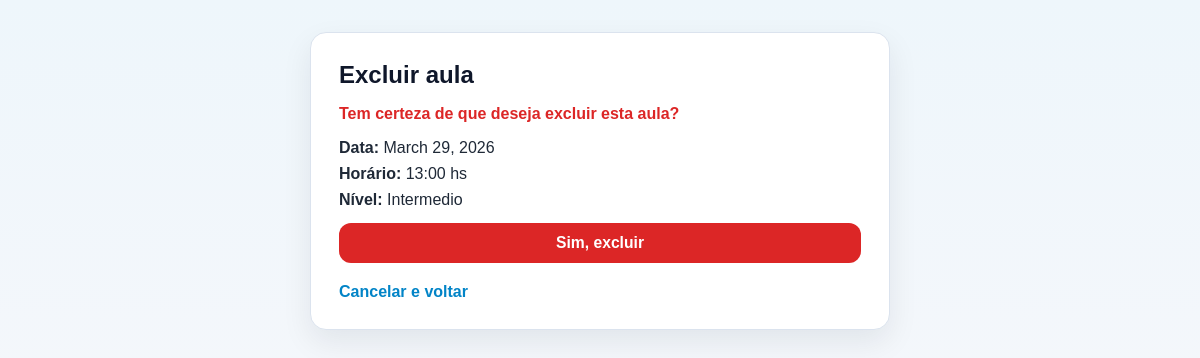
The page /clases/eliminar/9/ (signed in) on the database its author committed.
### surf_school/models.py (models this page shows, shortened)
class Clase(models.Model):#Modelo para clases
    TURNO_OPCIONES = [#opciones de turnos:
        ('1', '07:00 hs'),
        ('2', '08:30 hs'),
        ('3', '10:00 hs'),
        ('4', '11:30 hs'),
        ('5', '13:00 hs'),
        ('6', '14:30 hs'),
        ('7', '16:30 hs'),
    ]
    fecha = models.DateField(default=fecha_default)#la fecha tine que tener formato de fecha(por defecto selecciona la fecha del dia siguiente)
    turno = models.CharField(max_length=1, choices=TURNO_OPCIONES)#el turno se selecciona de las opciones disponibles en TURNO_OPCIONES
    cupo_maximo = models.IntegerField(default=5)#Numero maximo de alumnos por clase(5 por defecto)
    nivel = models.CharField(max_length=1, choices=Alumno.NIVEL, default='P')#El nivel de la clase se selecciona de las opciones de NIVEL disponibles en el modelo Alumno(por defecto principiante)

### surf_school/views.py (the view)
# urls.py: path('clases/eliminar/<int:clase_id>/', eliminar_clase_view, name='eliminar_clase'),
@staff_member_required
def eliminar_clase_view(request, clase_id):#Funcion para eliminar una clase(solo admin)
    clase = get_object_or_404(Clase, id=clase_id)#Nos da un error en caso de que no exista
    if request.method == 'POST':
        clase.delete()#Elimina la clase
        messages.success(request, 'Clase eliminada correctamente.')
        return redirect('clases')#volvemos a la url de clase
    return render(request, 'eliminar_clase.html', {'clase': clase})

### surf_school/templates/eliminar_clase.html (shortened to what this page needs)
{% load static %}
<!DOCTYPE html>
<html lang="pt-BR">
<head>
    <link rel="stylesheet" href="{% static 'css/main.css' %}">
</head>
<body>
    <main class="page">
        <div class="container page-narrow">
            <section class="form-card">
                <h1>Excluir aula</h1>
                <p class="confirm-text">Tem certeza de que deseja excluir esta aula?</p>
                <div class="info-list">
                    <p><strong>Data:</strong> {{ clase.fecha }}</p>
                    <p><strong>Horário:</strong> {{ clase.get_turno_display }}</p>
                    <p><strong>Nível:</strong> {{ clase.get_nivel_display }}</p>
                </div>
                <form method="post">
                    <button type="submit" class="btn-danger">Sim, excluir</button>
                </form>
                <div class="footer-links">
                    <a class="text-link" href="{% url 'clases' %}">Cancelar e voltar</a>
                </div>
            </section>
        </div>
    </main>
</body>
</html>

### surf_school/static/css/main.css (style rules this page uses)
:root { --bg: #f4f7fb; --surface: #ffffff; --surface-soft: #f8fafc; --text: #1f2937; --muted: #6b7280; --border: #dbe3ee; --primary: #0ea5e9; --primary-hover: #0284c7; --success: #16a34a; --warning: #d97706; --danger: #dc2626; --danger-hover: #b91c1c; --shadow: 0 12px 30px rgba(15, 23, 42, 0.08); --radius: 16px; }
* { box-sizing: border-box; }
body { margin: 0; font-family: Arial, sans-serif; background: linear-gradient(180deg, #eef6fb 0%, var(--bg) 100%); color: var(--text); }
.container { width: min(1100px, calc(100% - 32px)); margin: 0 auto; }
.page { padding: 32px 0 48px; }
.page-narrow { max-width: 580px; margin: 0 auto; }
.nav-links a, .inline-links a, .text-link { color: var(--primary-hover); text-decoration: none; font-weight: 600; }
.hero, .card, .form-card, .info-card, .empty-state, .message { background: var(--surface); border: 1px solid var(--border); border-radius: var(--radius); box-shadow: var(--shadow); }
.hero h1, .hero h2, .section-title, .form-card h1, .form-card h2 { margin-top: 0; margin-bottom: 10px; color: #0f172a; }
.info-list { display: grid; gap: 8px; margin: 14px 0; }
.info-list p { margin: 0; }
.form-card { padding: 28px; }
.form-card form { display: grid; gap: 14px; }
.btn, button { display: inline-flex; align-items: center; justify-content: center; gap: 8px; padding: 11px 16px; border: none; border-radius: 12px; cursor: pointer; font-weight: 700; font-size: 0.98rem; text-decoration: none; transition: transform 0.15s ease, opacity 0.15s ease, background-color 0.15s ease; }
.btn-primary, button, .btn-reserve { background: var(--primary); color: #fff; }
.btn-danger { background: var(--danger); color: #fff; }
.footer-links { display: flex; flex-wrap: wrap; gap: 14px; margin-top: 20px; }
.confirm-text { color: var(--danger); font-weight: 700; }

### rows shown on the page
Clase: fecha "March 29, 2026", turno "13:00 hs", nivel "Intermedio"
